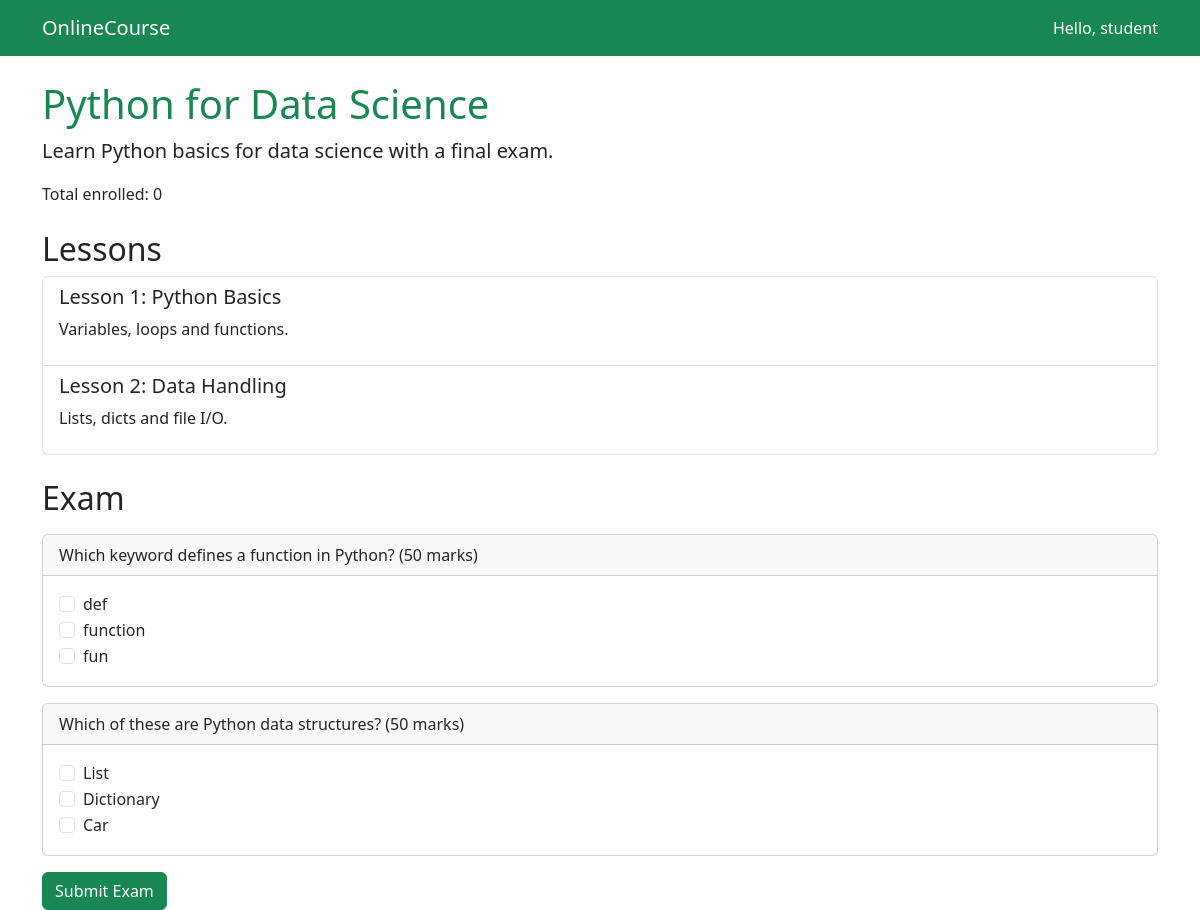
The app's page /onlinecourse/course/1/ (signed in) with its own data.
### onlinecourse/models.py (models this page shows, shortened)
class Course(models.Model):
    name = models.CharField(max_length=100, default='Online Course')
    description = models.CharField(max_length=500, default='Course description')
    pub_date = models.DateField(default=now)
    total_enrollment = models.IntegerField(default=0)

class Lesson(models.Model):
    course = models.ForeignKey(Course, on_delete=models.CASCADE)
    title = models.CharField(max_length=200, default='Lesson')
    content = models.TextField(default='Lesson content')
    order = models.IntegerField(default=0)

class Question(models.Model):
    course = models.ForeignKey(Course, on_delete=models.CASCADE)
    content = models.CharField(max_length=500, default='Question')
    question_grade = models.IntegerField(default=1)

class Choice(models.Model):
    question = models.ForeignKey(Question, on_delete=models.CASCADE)
    content = models.CharField(max_length=500, default='Choice')
    is_correct = models.BooleanField(default=False)

### onlinecourse/views.py (the view)
# urls.py: path('course/<int:course_id>/', views.course_details, name='course_details'),
def course_details(request, course_id):
    course = get_object_or_404(Course, pk=course_id)
    lessons = course.lesson_set.order_by('order')
    questions = course.question_set.all()
    enrolled = False
    if request.user.is_authenticated:
        enrolled = Learner.objects.filter(
            user=request.user
        ).exists()
    context = {
        'course': course,
        'lessons': lessons,
        'questions': questions,
        'enrolled': enrolled,
    }
    return render(request, 'onlinecourse/course_details_bootstrap.html', context)

### onlinecourse/templates/onlinecourse/course_details_bootstrap.html (shortened to what this page needs)
<!DOCTYPE html>
<html lang="en">
<head>
  <link href="https://cdn.jsdelivr.net/npm/bootstrap@5.3.3/dist/css/bootstrap.min.css" rel="stylesheet" />
</head>
<body>
  <nav class="navbar navbar-dark bg-success">
    <div class="container">
      <a class="navbar-brand" href="#">OnlineCourse</a>
      <span class="navbar-text text-white">
        {% if user.is_authenticated %}Hello, {{ user.username }}{% else %}Welcome, guest{% endif %}
      </span>
    </div>
  </nav>
  <div class="container mt-4">
    <h1 class="text-success">{{ course.name }}</h1>
    <p class="lead">{{ course.description }}</p>
    <p>Total enrolled: {{ course.total_enrollment }}</p>
    <h2 class="mt-4">Lessons</h2>
    <div class="list-group">
      {% for lesson in lessons %}
      <div class="list-group-item">
        <h5>Lesson {{ lesson.order }}: {{ lesson.title }}</h5>
        <p>{{ lesson.content }}</p>
      </div>
      {% empty %}
      <div class="list-group-item">No lessons yet.</div>
      {% endfor %}
    </div>
    <h2 class="mt-4">Exam</h2>
    {% if enrolled %}
    <form action="{% url 'onlinecourse:submit' course.id %}" method="post">
      {% for question in questions %}
      <div class="card my-3">
        <div class="card-header">{{ question.content }} ({{ question.question_grade }} marks)</div>
        <div class="card-body">
          {% for choice in question.choice_set.all %}
          <div class="form-check">
            <input class="form-check-input" type="checkbox" name="choice_{{ question.id }}"
                   value="{{ choice.id }}" id="choice{{ choice.id }}" />
            <label class="form-check-label" for="choice{{ choice.id }}">{{ choice.content }}</label>
          </div>
          {% endfor %}
        </div>
      </div>
      {% endfor %}
      <button type="submit" class="btn btn-success">Submit Exam</button>
    </form>
    {% else %}
    <p>Please <a href="{% url 'onlinecourse:enroll' course.id %}">enroll</a> to take the exam.</p>
    {% endif %}
  </div>
</body>
</html>

### records on screen
Course: name "Python for Data Science", description "Learn Python basics for data science with a final exam.", total_enrollment "0"
Lesson: order "1", title "Python Basics", content "Variables, loops and functions."
Lesson: order "2", title "Data Handling", content "Lists, dicts and file I/O."
Question: content "Which keyword defines a function in Python?", question_grade "50"
Choice: content "def"
Choice: content "function"
Choice: content "fun"
Question: content "Which of these are Python data structures?", question_grade "50"
Choice: content "List"
Choice: content "Dictionary"
Choice: content "Car"

### other values on screen
{{ user.username }} "student"
